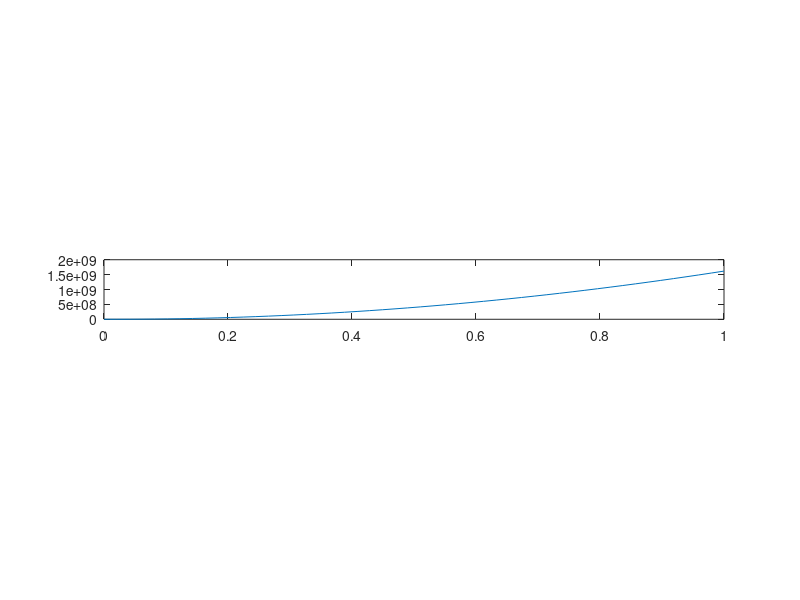

Write the MATLAB code that produced this figure.
clear all
close all
clc

Resistencia =1000
Vr(1)=0.0001;
l=1;
tama=50;
unos=ones(1,tama);
%sin derivar
Vin=ones(tama,2);
%primera derivada
for (i=1:tama-1)
  Vr(i+1)=(Vin(i) + Resistencia*Vr(i) - Vr(i))/Resistencia;
endfor
Vl(1)=0;
%segunda derivada
for (i=1:tama-1)
  Vl(i+1)=(Vr(i) + l*Vl(i) - Vl(i))/l;
endfor

A = [unos'  Vr'  (Vl.^2)'];
U=(inv(A'*A)*A')*unos'
u = U';
x1 = linspace(0,1,tama);
y1 = u(1) + u(2)*Vr + (1/u(3))*Vl.^2;
subplot(5,1,3)
plot(x1,y1)
%hay que hacer R*Vin'+L*Vin''+1/c*Vin = E(t) se forma en matrices y ya se aplica para los coeficentes el metodo numerico
